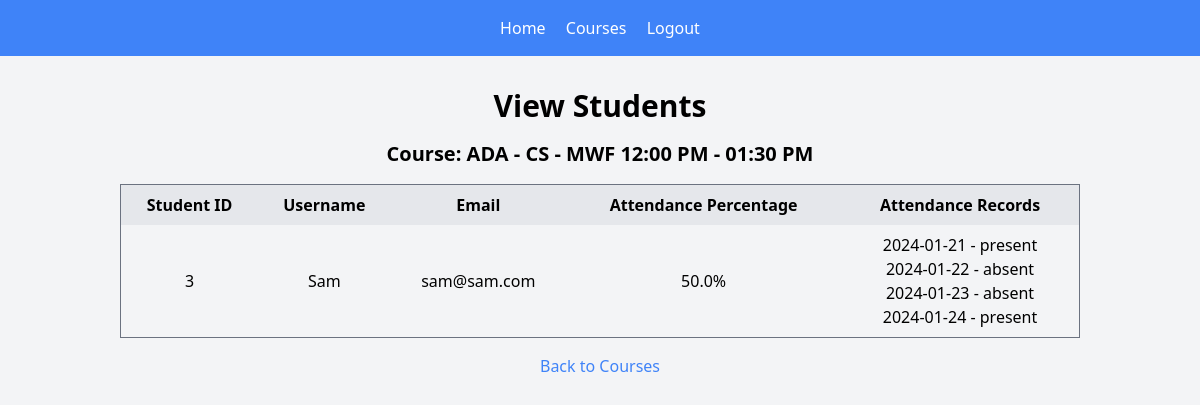
Page /view_students/6250 (signed in) on the earlier database version.
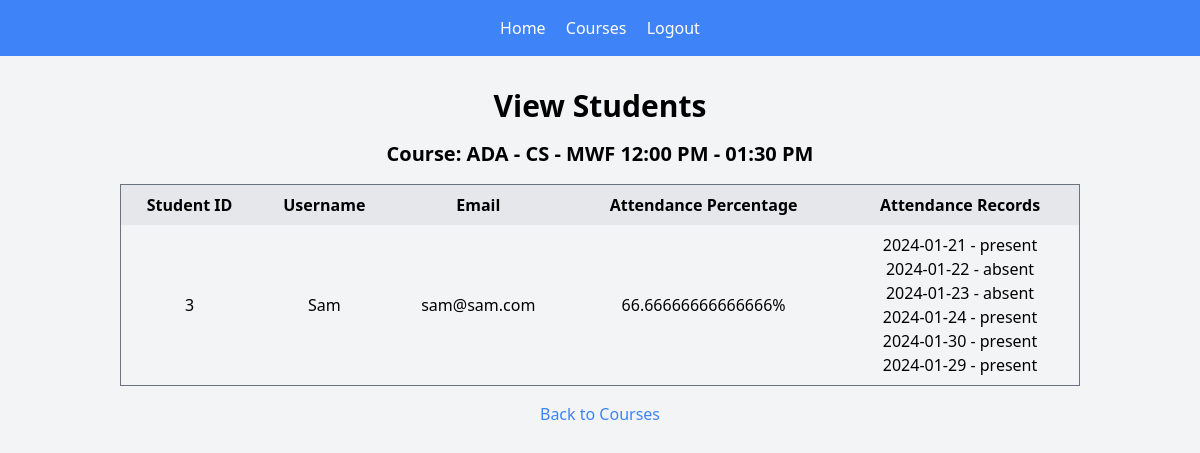
Same page on the later database version.
### app.py (models this page shows)
class User(db.Model, UserMixin):
    id = db.Column(db.Integer, primary_key=True)
    username = db.Column(db.String(100), unique=True, nullable=False)
    email = db.Column(db.String(120), unique=True, nullable=False)
    password = db.Column(db.String(60), nullable=False)
    account_type = db.Column(db.String(10), nullable=False)
    courses = db.relationship('Course', secondary=course_registration, back_populates='students')
    courses_taught = db.relationship('Course', back_populates='professor')
    attendances = db.relationship('Attendance', back_populates='student')

class Attendance(db.Model):
    id = db.Column(db.Integer, primary_key=True)
    date = db.Column(db.Date, default=datetime.utcnow, nullable=False)
    student_id = db.Column(db.Integer, db.ForeignKey('user.id', name='fk_attendance_student_id'), nullable=False)
    student = db.relationship('User', back_populates='attendances')
    course_id = db.Column(db.Integer, db.ForeignKey('course.id', name='fk_attendance_course_id'), nullable=False)
    course = db.relationship('Course', back_populates='attendances')
    status = db.Column(db.String(10), nullable=False)

### app.py (the view)
@app.route("/view_students/<int:course_id>", methods=['GET'])
@login_required
def view_students(course_id):
    if current_user.account_type != 'teacher':
        flash('Access Denied. You are not a teacher.', 'danger')
        return redirect(url_for('home'))
    course = Course.query.get(course_id)
    if not course or course.professor != current_user:
        flash('Invalid request.', 'danger')
        return redirect(url_for('home'))
    students = course.students
    return render_template('view_students.html', course=course, students=students)

### app.py (called while the page is built)
@login_manager.user_loader
def load_user(user_id):
    user_id = int(user_id)
    return User.query.get(user_id)

### templates/view_students.html (shortened to what this page needs)
<!DOCTYPE html>
<html lang="en">
<head>
    <link rel="stylesheet" href="{{ url_for('static', filename='dist/css/output.css') }}">
</head>
<body class="font-sans bg-gray-100">
    <nav class="bg-blue-500 p-4 text-center">
        <a href="{{ url_for('teacher_home') }}" class="text-white">Home</a>
        <a href="{{ url_for('teacher_courses') }}" class="text-white ml-4">Courses</a>
        <a href="{{ url_for('teacher_logout') }}" class="text-white ml-4">Logout</a>
    </nav>
    <div class="container mx-auto p-8 text-center">
        <h1 class="text-3xl font-bold mb-4">View Students</h1>
        {% if course %}
            <h2 class="text-xl font-bold mb-4">Course: {{ course.name }} - {{ course.department }} - {{ course.schedule }}</h2>
        {% endif %}
        <table class="border-collapse border border-gray-500 w-full">
            <thead>
                <tr class="bg-gray-200">
                    <th class="p-2">Student ID</th>
                    <th class="p-2">Username</th>
                    <th class="p-2">Email</th>
                    <th class="p-2">Attendance Percentage</th>
                    <th class="p-2">Attendance Records</th>
                </tr>
            </thead>
            <tbody>
                {% for student in students %}
                    <tr>
                        <td class="p-2">{{ student.id }}</td>
                        <td class="p-2">{{ student.username }}</td>
                        <td class="p-2">{{ student.email }}</td>
                        <td class="p-2">
                            {% set total_attendance = student.attendances|selectattr('course_id', 'equalto', course.id)|list|length %}
                            {% set present_attendance = student.attendances|selectattr('course_id', 'equalto', course.id)|selectattr('status', 'equalto', 'present')|list|length %}
                            {% set percentage = (present_attendance / total_attendance * 100) if total_attendance > 0 else 0 %}
                            {{ percentage }}%
                        </td>
                        <td class="p-2">
                            <ul>
                                {% for record in student.attendances %}
                                    {% if record.course_id == course.id %}
                                        <li>{{ record.date }} - {{ record.status }}</li>
                                    {% endif %}
                                {% endfor %}
                            </ul>
                        </td>
                    </tr>
                {% endfor %}
            </tbody>
        </table>
        <a href="{{ url_for('teacher_courses') }}" class="text-blue-500 mt-4 inline-block">Back to Courses</a>
    </div>
</body>
</html>

Differences in the rows shown:
computed for User "Sam": percentage "50.0" → "66.66666666666666"
added Attendance: date "2024-01-30", status "present"
added Attendance: date "2024-01-29", status "present"
